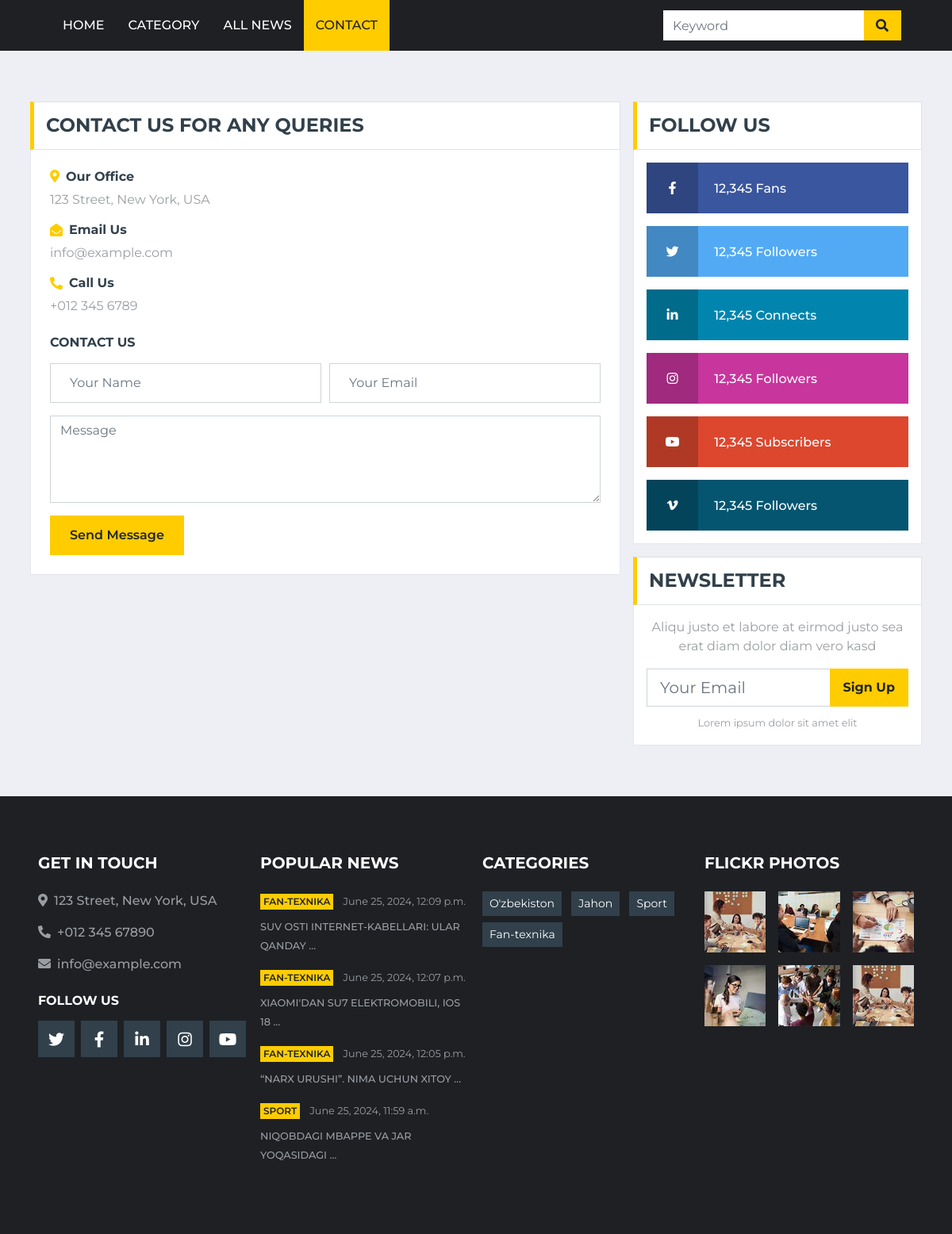
Page /contact/ on the committed database.
### news_app/models.py (models this page shows, shortened)
class News(models.Model):
    class Status(models.TextChoices):
        Draft = 'DF', 'Draft'
        Published = 'PB', 'Published'
    title = models.CharField(max_length=250)
    slug = models.SlugField(max_length=250)
    body = models.TextField()
    image = models.ImageField(upload_to='images/')
    category = models.ForeignKey(Category, on_delete=models.CASCADE)
    publish_time = models.DateTimeField(default=timezone.now)
    created_time = models.DateTimeField(auto_now_add=True)
    updated_time = models.DateTimeField(auto_now=True)
    status = models.CharField(max_length=2, choices=Status.choices, default=Status.Draft)
    objects = models.Manager() #default manager
    published = PublishedManagers()
    class Meta:
        ordering = ['-publish_time']

class Category(models.Model):
    name = models.CharField(max_length=150)
    def __str__(self):
        return self.name

### news_app/views.py (the view, shortened to what this page needs)
# urls.py: path('contact/', ContactView.as_view(), name='contact'),
class ContactView(TemplateView):
    template_name = 'news/contact.html'
    def get(self, request, *args, **kwargs):
        form = ContactForm()
        context = {
            'form': form
        }
        return render(request, 'news/contact.html', context)

### news_app/forms.py
class ContactForm(forms.ModelForm):
    class Meta:
        model = Contact
        fields = '__all__'

### news_app/context_processor.py (called while the page is built)
def latest_news(request):
    latest_news1 = News.published.all().order_by('-publish_time')[:10]
    categories = Category.objects.all()
    news_list = News.published.all().order_by('-publish_time')[:4]
    context = {
        'latest_news1': latest_news1,
        'categories': categories,
        'news_list': news_list
    }
    return context

### news_app/models.py (called while the page is built)
    def get_queryset(self):
        return super().get_queryset().filter(status=News.Status.Published)

### templates/news/contact.html (shortened to what this page needs)
{% load static %}
<!DOCTYPE html>
<html lang="en">
<head>
    <link href="https://cdnjs.cloudflare.com/ajax/libs/font-awesome/5.15.0/css/all.min.css" rel="stylesheet">
    <link href="{% static 'lib/owlcarousel/assets/owl.carousel.min.css' %}" rel="stylesheet">
    <link href="{% static 'css/style.css' %}" rel="stylesheet">
</head>
<body>
    <div class="container-fluid p-0">
        <nav class="navbar navbar-expand-lg bg-dark navbar-dark py-2 py-lg-0 px-lg-5">
            <div class="collapse navbar-collapse justify-content-between px-0 px-lg-3" id="navbarCollapse">
                <div class="navbar-nav mr-auto py-0">
                    <a href="{% url 'home' %}" class="nav-item nav-link ">Home</a>
                    <a href="{% url 'category' %}" class="nav-item nav-link">Category</a>
                    <a href="{% url 'all_news_list' %}" class="nav-item nav-link">All News</a>
                    <a href="{% url 'contact' %}" class="nav-item nav-link active">Contact</a>
                </div>
                <div class="input-group ml-auto d-none d-lg-flex" style="width: 100%; max-width: 300px;">
                    <input type="text" class="form-control border-0" placeholder="Keyword">
                    <div class="input-group-append">
                        <button class="input-group-text bg-primary text-dark border-0 px-3"><i
                                class="fa fa-search"></i></button>
                    </div>
                </div>
            </div>
        </nav>
    </div>
    <div class="container-fluid mt-5 pt-3">
        <div class="container">
            <div class="row">
                <div class="col-lg-8">
                    <div class="section-title mb-0">
                        <h4 class="m-0 text-uppercase font-weight-bold">Contact Us For Any Queries</h4>
                    </div>
                    <div class="bg-white border border-top-0 p-4 mb-3">
                        <div class="mb-4">
                            <div class="mb-3">
                                <div class="d-flex align-items-center mb-2">
                                    <i class="fa fa-map-marker-alt text-primary mr-2"></i>
                                    <h6 class="font-weight-bold mb-0">Our Office</h6>
                                </div>
                                <p class="m-0">123 Street, New York, USA</p>
                            </div>
                            <div class="mb-3">
                                <div class="d-flex align-items-center mb-2">
                                    <i class="fa fa-envelope-open text-primary mr-2"></i>
                                    <h6 class="font-weight-bold mb-0">Email Us</h6>
                                </div>
                                <p class="m-0">info@example.com</p>
                            </div>
                            <div class="mb-3">
                                <div class="d-flex align-items-center mb-2">
                                    <i class="fa fa-phone-alt text-primary mr-2"></i>
                                    <h6 class="font-weight-bold mb-0">Call Us</h6>
                                </div>
                                <p class="m-0">+012 345 6789</p>
                            </div>
                        </div>
                        <h6 class="text-uppercase font-weight-bold mb-3">Contact Us</h6>
                        <form method="post">{% csrf_token %}
                            <div class="form-row">
                                <div class="col-md-6">
                                    <div class="form-group">
                                        <input type="text" class="form-control p-4" placeholder="Your Name" required="required" name="name"/>
                                    </div>
                                </div>
                                <div class="col-md-6">
                                    <div class="form-group">
                                        <input type="email" class="form-control p-4" placeholder="Your Email" required="required" name="email"/>
                                    </div>
                                </div>
                            </div>
                            <div class="form-group">
                                <textarea class="form-control" rows="4" placeholder="Message" required="required" name="message"></textarea>
                            </div>
                            <div>
                                <button class="btn btn-primary font-weight-semi-bold px-4" style="height: 50px;"
                                    type="submit">Send Message</button>
                            </div>
                        </form>
                    </div>
                </div>
                <div class="col-lg-4">
                    <div class="mb-3">
                        <div class="section-title mb-0">
                            <h4 class="m-0 text-uppercase font-weight-bold">Follow Us</h4>
                        </div>
                        <div class="bg-white border border-top-0 p-3">
                            <a href="" class="d-block w-100 text-white text-decoration-none mb-3" style="background: #39569E;">
                                <i class="fab fa-facebook-f text-center py-4 mr-3" style="width: 65px; background: rgba(0, 0, 0, .2);"></i>
                                <span class="font-weight-medium">12,345 Fans</span>
                            </a>
                            <a href="" class="d-block w-100 text-white text-decoration-none mb-3" style="background: #52AAF4;">
                                <i class="fab fa-twitter text-center py-4 mr-3" style="width: 65px; background: rgba(0, 0, 0, .2);"></i>
                                <span class="font-weight-medium">12,345 Followers</span>
                            </a>
                            <a href="" class="d-block w-100 text-white text-decoration-none mb-3" style="background: #0185AE;">
                                <i class="fab fa-linkedin-in text-center py-4 mr-3" style="width: 65px; background: rgba(0, 0, 0, .2);"></i>
                                <span class="font-weight-medium">12,345 Connects</span>
                            </a>
                            <a href="" class="d-block w-100 text-white text-decoration-none mb-3" style="background: #C8359D;">
                                <i class="fab fa-instagram text-center py-4 mr-3" style="width: 65px; background: rgba(0, 0, 0, .2);"></i>
                                <span class="font-weight-medium">12,345 Followers</span>
                            </a>
                            <a href="" class="d-block w-100 text-white text-decoration-none mb-3" style="background: #DC472E;">
                                <i class="fab fa-youtube text-center py-4 mr-3" style="width: 65px; background: rgba(0, 0, 0, .2);"></i>
                                <span class="font-weight-medium">12,345 Subscribers</span>
                            </a>
                            <a href="" class="d-block w-100 text-white text-decoration-none" style="background: #055570;">
                                <i class="fab fa-vimeo-v text-center py-4 mr-3" style="width: 65px; background: rgba(0, 0, 0, .2);"></i>
                                <span class="font-weight-medium">12,345 Followers</span>
                            </a>
                        </div>
                    </div>
                    <div class="mb-3">
                        <div class="section-title mb-0">
                            <h4 class="m-0 text-uppercase font-weight-bold">Newsletter</h4>
                        </div>
                        <div class="bg-white text-center border border-top-0 p-3">
                            <p>Aliqu justo et labore at eirmod justo sea erat diam dolor diam vero kasd</p>
                            <div class="input-group mb-2" style="width: 100%;">
                                <input type="text" class="form-control form-control-lg" placeholder="Your Email">
                                <div class="input-group-append">
                                    <button class="btn btn-primary font-weight-bold px-3">Sign Up</button>
                                </div>
                            </div>
                            <small>Lorem ipsum dolor sit amet elit</small>
                        </div>
                    </div>
                </div>
            </div>
        </div>
    </div>
    <div class="container-fluid bg-dark pt-5 px-sm-3 px-md-5 mt-5">
        <div class="row py-4">
            <div class="col-lg-3 col-md-6 mb-5">
                <h5 class="mb-4 text-white text-uppercase font-weight-bold">Get In Touch</h5>
                <p class="font-weight-medium"><i class="fa fa-map-marker-alt mr-2"></i>123 Street, New York, USA</p>
                <p class="font-weight-medium"><i class="fa fa-phone-alt mr-2"></i>+012 345 67890</p>
                <p class="font-weight-medium"><i class="fa fa-envelope mr-2"></i>info@example.com</p>
                <h6 class="mt-4 mb-3 text-white text-uppercase font-weight-bold">Follow Us</h6>
                <div class="d-flex justify-content-start">
                    <a class="btn btn-lg btn-secondary btn-lg-square mr-2" href="#"><i class="fab fa-twitter"></i></a>
                    <a class="btn btn-lg btn-secondary btn-lg-square mr-2" href="#"><i class="fab fa-facebook-f"></i></a>
                    <a class="btn btn-lg btn-secondary btn-lg-square mr-2" href="#"><i class="fab fa-linkedin-in"></i></a>
                    <a class="btn btn-lg btn-secondary btn-lg-square mr-2" href="#"><i class="fab fa-instagram"></i></a>
                    <a class="btn btn-lg btn-secondary btn-lg-square" href="#"><i class="fab fa-youtube"></i></a>
                </div>
            </div>
            <div class="col-lg-3 col-md-6 mb-5">
                <h5 class="mb-4 text-white text-uppercase font-weight-bold">Popular News</h5>
                {% for news in news_list %}
                <div class="mb-3">
                    <div class="mb-2">
                        <a class="badge badge-primary text-uppercase font-weight-semi-bold p-1 mr-2" href="{% url 'category' %}">{{ news.category }}</a>
                        <a class="text-body" href=""><small>{{ news.publish_time }}</small></a>
                    </div>
                    <a class="small text-body text-uppercase font-weight-medium" href="{% url 'news_detail' news.pk %}">{{ news.title | truncatewords:5 }}</a>
                </div>
                {% endfor %}
            </div>
            <div class="col-lg-3 col-md-6 mb-5">
                <h5 class="mb-4 text-white text-uppercase font-weight-bold">Categories</h5>
                <div class="m-n1">
                    {% for category in categories %}
                    <a href="{% url 'category' %}" class="btn btn-sm btn-secondary m-1">{{ category.name }}</a>
                    {% endfor %}
                </div>
            </div>
            <div class="col-lg-3 col-md-6 mb-5">
                <h5 class="mb-4 text-white text-uppercase font-weight-bold">Flickr Photos</h5>
                <div class="row">
                    <div class="col-4 mb-3">
                        <a href=""><img class="w-100" src="{% static 'img/news-110x110-1.jpg' %}" alt=""></a>
                    </div>
                    <div class="col-4 mb-3">
                        <a href=""><img class="w-100" src="{% static 'img/news-110x110-2.jpg' %}" alt=""></a>
                    </div>
                    <div class="col-4 mb-3">
                        <a href=""><img class="w-100" src="{% static 'img/news-110x110-3.jpg' %}" alt=""></a>
                    </div>
                    <div class="col-4 mb-3">
                        <a href=""><img class="w-100" src="{% static 'img/news-110x110-4.jpg' %}" alt=""></a>
                    </div>
                    <div class="col-4 mb-3">
                        <a href=""><img class="w-100" src="{% static 'img/news-110x110-5.jpg' %}" alt=""></a>
                    </div>
                    <div class="col-4 mb-3">
                        <a href=""><img class="w-100" src="{% static 'img/news-110x110-1.jpg' %}" alt=""></a>
                    </div>
                </div>
            </div>
        </div>
    </div>
</body>
</html>

### rows in the picture
News: category "FAN-TEXNIKA", publish_time "June 25, 2024, 12:09 p.m.", title "SUV OSTI INTERNET-KABELLARI: ULAR QANDAY …"
News: category "FAN-TEXNIKA", publish_time "June 25, 2024, 12:07 p.m.", title "XIAOMI'DAN SU7 ELEKTROMOBILI, IOS 18 …"
News: category "FAN-TEXNIKA", publish_time "June 25, 2024, 12:05 p.m.", title "“NARX URUSHI”. NIMA UCHUN XITOY …"
News: category "SPORT", publish_time "June 25, 2024, 11:59 a.m.", title "NIQOBDAGI MBAPPE VA JAR YOQASIDAGI …"
Category: name "O'zbekiston"
Category: name "Jahon"
Category: name "Sport"
Category: name "Fan-texnika"
